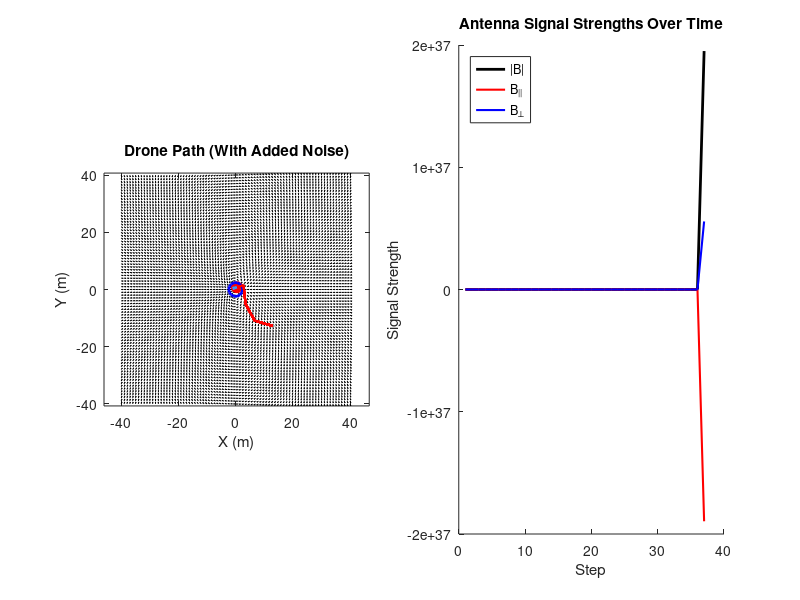

Reproduce this figure in MATLAB.
% === Constants ===
mu0 = 4 * pi * 1e-7; % Permiability of free space H/m
m = 1e-2; % Magnetic Moment needs to be adjusted to real beacon value
range = 40; % Size of grid
res = 1; % Resolution of grid

% === Setup Grid ===
[x, y] = meshgrid(-range:res:range, -range:res:range);
r = sqrt(x.^2 + y.^2); r(r == 0) = eps;
theta = atan2(y, x);

% === Field Calculations ===
Br = mu0 * m ./ (4 * pi * r.^3) .* (2 * cos(theta)); % Radial Portion
Bt = mu0 * m ./ (4 * pi * r.^3) .* (sin(theta)); % Tangential Portion

% === Convert to X, Y Coordinates ===
Bx_field = Br .* cos(theta) - Bt .* sin(theta); % Convert X values
By_field = Br .* sin(theta) + Bt .* cos(theta); % Convert Y Value

% === Random Drone Start ===
while true
    drone_pos = (rand(1,2) * 2 - 1) * (range - 5);
    if norm(drone_pos) > 10
        break;
    end
end

% === Initial Setup ===
heading = rand(1,2);
heading = heading / norm(heading);
path = drone_pos;
last_B_mag = 0;
sniff_interval = 10;
steps_since_sniff = 0;
last_full_sniff_step = -Inf;

% === Logs ===
B_mag_log = [];
B_parallel_log = []; % Parallel Antenna
B_perp_log = []; % Perpendicular Antenna
step_log = [];
pos_log = drone_pos;

% === Plot Setup ===
figure('Position',[50 50 1400 500]);

subplot(1,2,1);
quiver(x, y, Bx_field ./ sqrt(Bx_field.^2 + By_field.^2), By_field ./ sqrt(Bx_field.^2 + By_field.^2), 0.5, 'k'); hold on;
drone_plot = plot(drone_pos(1), drone_pos(2), 'ro', 'MarkerSize', 8, 'MarkerFaceColor', 'r');
plot(0, 0, 'bo', 'MarkerSize', 10, 'LineWidth', 2);
axis equal;
title('Drone Path (With Added Noise)');
xlabel('X (m)'); ylabel('Y (m)');

heading_plot = quiver(drone_pos(1), drone_pos(2), heading(1), heading(2), 1.5, 'Color', [0.2 0.6 1], 'LineWidth', 2);

subplot(1,2,2); hold on;
h_mag = plot(NaN, NaN, '-k', 'LineWidth', 2);
h_par = plot(NaN, NaN, '-r', 'LineWidth', 1.5);
h_perp = plot(NaN, NaN, '-b', 'LineWidth', 1.5);
legend('|B|', 'B_{||}', 'B_{\perp}', 'Location', 'northwest');
title('Antenna Signal Strengths Over Time');
xlabel('Step'); ylabel('Signal Strength');

% === Motion Parameters ===
step_size = 0.6;
fov_half_angle = pi/4;
stop_threshold_B_mag = 0.3;
drop_threshold = 0.05;
signal_window = 3;
min_full_sniff_gap = 3;

% === Main Loop ===
for step = 1:1000
    % === Noisy field reading ===
    Bx = interp2(x, y, Bx_field, drone_pos(1), drone_pos(2), 'linear', 0);
    By = interp2(x, y, By_field, drone_pos(1), drone_pos(2), 'linear', 0);
    B_vec = [Bx, By];
    B_mag_noisy = norm(B_vec) * (1 + 0.05 * randn());

    % === Smooth comparison ===
    if isempty(B_mag_log)
        smoothed_B = B_mag_noisy;
    else
        recent_B = [B_mag_log(end-min(signal_window-1,length(B_mag_log))+1:end), B_mag_noisy];
        smoothed_B = mean(recent_B);
    end

    % === Sniffing logic ===
    drop_detected = (smoothed_B < last_B_mag * (1 - drop_threshold));
    do_full_sniff = (step == 1 || (drop_detected && (step - last_full_sniff_step >= min_full_sniff_gap)));
    do_sniff = do_full_sniff || (steps_since_sniff >= sniff_interval);

    if do_sniff
        candidate_positions = [];
        candidate_headings = [];
        candidate_scores = [];

        if do_full_sniff
            scan_angles = linspace(0, 2*pi, 12);
            last_full_sniff_step = step;
        else
            scan_angles = linspace(-fov_half_angle, fov_half_angle, 5);
            current_angle = atan2(heading(2), heading(1));
            scan_angles = mod(current_angle + scan_angles, 2*pi);
        end

        current_pos = drone_pos;

        for angle = scan_angles
            test_heading = [cos(angle), sin(angle)];
            test_pos = current_pos + step_size * test_heading;

            drone_pos = test_pos;
            heading = test_heading;

            Bx = interp2(x, y, Bx_field, drone_pos(1), drone_pos(2), 'linear', 0);
            By = interp2(x, y, By_field, drone_pos(1), drone_pos(2), 'linear', 0);
            B_vec_test = [Bx, By];
            B_mag_test = norm(B_vec_test) * (1 + 0.05 * randn());

            forward_bias = 0.02 * dot(test_heading, heading);
            score = B_mag_test + forward_bias;

            candidate_positions(end+1, :) = test_pos;
            candidate_headings(end+1, :) = test_heading;
            candidate_scores(end+1) = score;

            subplot(1,2,1);
            set(drone_plot, 'XData', drone_pos(1), 'YData', drone_pos(2));
            set(heading_plot, 'XData', drone_pos(1), 'YData', drone_pos(2), 'UData', heading(1), 'VData', heading(2));
            plot([current_pos(1), drone_pos(1)], [current_pos(2), drone_pos(2)], 'Color', [0.6 0.6 0.6]);

            drawnow;
            pause(0.05);
            drone_pos = current_pos;
        end

        [~, best_idx] = max(candidate_scores);
        drone_pos = candidate_positions(best_idx, :);
        heading = candidate_headings(best_idx, :) / norm(candidate_headings(best_idx, :));
        steps_since_sniff = 0;
    else
        drone_pos = drone_pos + step_size * heading;
        steps_since_sniff = steps_since_sniff + 1;
    end

    % === Final field reading & logs ===
    Bx = interp2(x, y, Bx_field, drone_pos(1), drone_pos(2), 'linear', 0);
    By = interp2(x, y, By_field, drone_pos(1), drone_pos(2), 'linear', 0);
    B_vec = [Bx, By];
    B_mag_noisy = norm(B_vec) * (1 + 0.05 * randn());

    heading_perp = [-heading(2), heading(1)];
    B_parallel = dot(B_vec, heading);
    B_perp = dot(B_vec, heading_perp);

    B_mag_log(end+1) = B_mag_noisy;
    B_parallel_log(end+1) = B_parallel;
    B_perp_log(end+1) = B_perp;
    step_log(end+1) = step;
    pos_log(end+1, :) = drone_pos;
    path = [path; drone_pos];

    % === Update Plots ===
    set(drone_plot, 'XData', drone_pos(1), 'YData', drone_pos(2));
    set(heading_plot, 'XData', drone_pos(1), 'YData', drone_pos(2), ...
        'UData', heading(1), 'VData', heading(2));

    subplot(1,2,1);
    plot(path(:,1), path(:,2), 'r-', 'LineWidth', 1.5);

    subplot(1,2,2);
    set(h_mag, 'XData', step_log, 'YData', B_mag_log);
    set(h_par, 'XData', step_log, 'YData', B_parallel_log);
    set(h_perp, 'XData', step_log, 'YData', B_perp_log);

    drawnow;
    pause(0.05);

    if B_mag_noisy > stop_threshold_B_mag
        disp("Beacon located!");
        break;
    end

    last_B_mag = smoothed_B;
end
